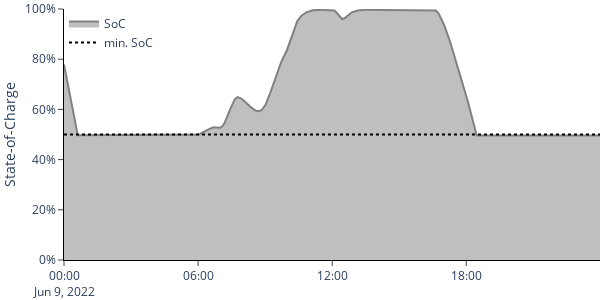

Notebook code cell kept with this figure:
### Code cell
import plotly.graph_objects as go
import pandas as pd

df = pd.read_csv("result.csv", index_col=0)
fig = go.Figure()
fig.add_trace(
    go.Scatter(
        x=df.index, y=df["storage.soc"]*100, fill="tozeroy", line_color="gray", name="SoC"
    ),
)
fig.add_trace(
    go.Scatter(
        x=df.index,
        y=df["storage.min_soc"]*100,
        line_dash="dot",
        line_color="black",
        name="min. SoC",
    ),
)
fig.update_yaxes(title_text="State-of-Charge", range=[0, 100], ticksuffix="%")

fig.update_layout(
    width=600,
    height=300,
    margin={"r": 0, "l": 0, "t": 0.1, "b": 0},
    paper_bgcolor="white", plot_bgcolor="white",
    font_size=12,
    legend={"xanchor": "left", "x": 0.0},
)
fig.update_xaxes(showline=True, linewidth=1, linecolor="black", ticks="outside")
fig.update_yaxes(showline=True, linewidth=1, linecolor="black", ticks="outside", title_font_size=14)
fig.show()

### Figure 1 — Plotly figure (JSON) as saved in the notebook; plotly's stock layout.template omitted (floating-point values rounded to 4 significant figures; data arrays with more than 128 entries replaced by an {"elided": "..."} marker saying what was removed)
{"data": [{"fill": "tozeroy", "line": {"color": "gray"}, "name": "SoC", "type": "scatter", "x": {"elided": "1440 str values"}, "y": {"elided": "1440 float values"}}, {"line": {"color": "black", "dash": "dot"}, "name": "min. SoC", "type": "scatter", "x": {"elided": "1440 str values"}, "y": {"elided": "1440 int values"}}], "layout": {"font": {"size": 12}, "height": 300, "legend": {"x": 0, "xanchor": "left"}, "margin": {"b": 0, "l": 0, "r": 0, "t": 0.1}, "paper_bgcolor": "white", "plot_bgcolor": "white", "width": 600, "xaxis": {"linecolor": "black", "linewidth": 1, "showline": true, "ticks": "outside"}, "yaxis": {"linecolor": "black", "linewidth": 1, "range": [0, 100], "showline": true, "ticks": "outside", "ticksuffix": "%", "title": {"font": {"size": 14}, "text": "State-of-Charge"}}}}
